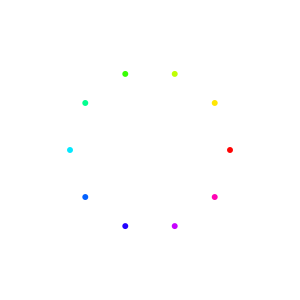
Frame 1 (no input)
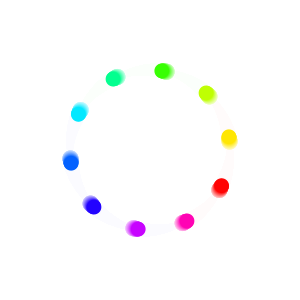
Frame 60 (the mouse pressed at the canvas centre just before this capture)
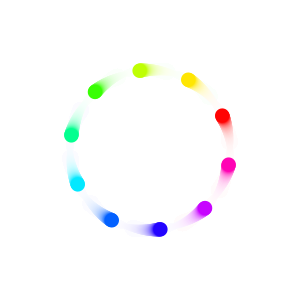
Frame 120 (the mouse held since frame 60 and released just before this capture)

The Processing sketch that drew these frames (run headless with seeded random() and noise(); from frame 60 on, the mouse is pressed at the canvas centre):

// Processing sketch: DotColorsMove
// ── DotColorsMove.pde
void setup() {
  size(300, 300);
  background(-1);
}
int R = 80, N=10;
float k=0.0, t=0;
color[] c = {
  #FF0303, #FF03B4, #C703FF, #2303FF, #0361FF, #03E8FF, #03FF8F, #38FF03, #BFFF03, #FFE603
};
void draw() {
  // background(-1);
  fill(-1, 30);
  noStroke();
  rect(0, 0, width, height);
  k = 30*sin(radians(t)); 
  float r = abs(10*sin(radians(t)))+6; 
  noStroke(); 
  for (int j=0; j<N; j++) { 
    float x = width/2+R*cos(radians(j*360/N+k));
    float y = height/2+R*sin(radians(j*360/N+k));
    fill(c[j]);
    ellipse(x, y, r, r);
  }
  t+=2;
}
